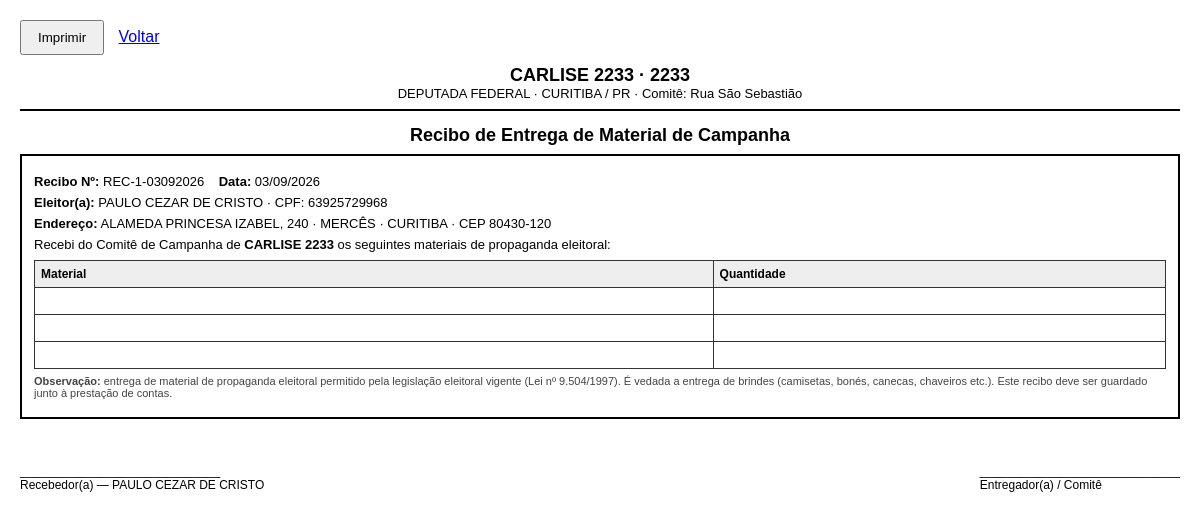
Screenshot of /pessoas/1/imprimir/recibo (signed in) with the database file from the repository.
### tables this page shows
CREATE TABLE candidato (
    id INTEGER PRIMARY KEY AUTOINCREMENT,
    nome_completo TEXT DEFAULT '',
    nome_urna TEXT DEFAULT '',
    cnpj TEXT DEFAULT '',
    cpf TEXT DEFAULT '',
    cargo TEXT DEFAULT 'Deputada Federal',
    numero_candidatura TEXT DEFAULT '',
    partido TEXT DEFAULT '',
    sigla_partido TEXT DEFAULT '',
    coligacao TEXT DEFAULT '',
    municipio TEXT DEFAULT '',
    uf TEXT DEFAULT 'PR',
    data_nascimento TEXT DEFAULT '',
    email TEXT DEFAULT '',
    telefone TEXT DEFAULT '',
    site TEXT DEFAULT '',
    biografia TEXT DEFAULT '',
    ativo INTEGER DEFAULT 1,
    data_cadastro TEXT DEFAULT (datetime('now'))
, comite_endereco TEXT DEFAULT '', comite_telefone TEXT DEFAULT '', comite_cep TEXT DEFAULT '', comite_numero TEXT DEFAULT '', comite_bairro TEXT DEFAULT '', comite_cidade TEXT DEFAULT '', comite_uf TEXT DEFAULT '');

CREATE TABLE pessoas (id INTEGER PRIMARY KEY AUTOINCREMENT, nome TEXT, cpf TEXT UNIQUE, tipo TEXT, funcao TEXT, tratamento TEXT, nascimento TEXT, telefone TEXT, celular TEXT, email TEXT, estado_civil TEXT, endereco TEXT, numero TEXT, bairro TEXT, municipio TEXT, cep TEXT, titulo_eleitor TEXT, zona TEXT, secao TEXT, observacoes TEXT, rg TEXT, complemento TEXT, local_votacao TEXT, data_aniversario TEXT DEFAULT '', demandas TEXT DEFAULT '', categoria TEXT DEFAULT '', observacao TEXT DEFAULT '');

### app.py (the view)
@app.route("/pessoas/<int:pid>/imprimir/recibo")
@login_obrigatorio
def pessoa_imprimir_recibo(pid):
    p = buscar("SELECT * FROM pessoas WHERE id=%s", (pid,))
    if not p:
        flash("Registro nao encontrado.", "erro")
        return redirect(url_for("pessoas"))
    materiais = []
    if _ipp_tem("kits"):
        kits = _ipp_linhas("SELECT * FROM kits WHERE pessoa_id=%s ORDER BY id DESC", (pid,))
        for k in kits:
            itens = _ipp_linhas("SELECT * FROM kit_itens WHERE kit_id=%s ORDER BY id", (k["id"],))
            for it in itens:
                materiais.append({"material": it.get("material") or "", "quantidade": it.get("quantidade") or "", "kit": k.get("nome") or ""})
    return render_template("pessoa_imprimir_recibo.html", p=p, cand=candidato_ativo(),
                           materiais=materiais, data_hoje=_ipp_dt.now().strftime("%d/%m/%Y"))

### app.py (called while the page is built)
def conectar():
    if USAR_PG:
        import psycopg2
        return psycopg2.connect(URL)
    conn = sqlite3.connect(os.path.join(BASE_DIR, "sistema.db"))
    conn.row_factory = sqlite3.Row
    conn.execute("PRAGMA foreign_keys=ON")
    return conn

def get_db():
    if "conn" not in g:
        g.conn = conectar()
    return g.conn

@app.teardown_appcontext
def fechar(exc):
    conn = g.pop("conn", None)
    if conn is not None:
        try:
            conn.commit() if not exc else conn.rollback()
        except Exception:
            pass
        try:
            conn.close()
        except Exception:
            pass

def prep(sql):
    return sql.replace("%s", "?") if not USAR_PG else sql

def executar(sql, params=()):
    cur = get_db().cursor()
    cur.execute(prep(sql), tuple(params))
    return cur

def listar(sql, params=()):
    cur = executar(sql, params)
    linhas = cur.fetchall()
    if not linhas:
        return []
    if isinstance(linhas[0], dict):
        return [dict(l) for l in linhas]
    if hasattr(linhas[0], "keys"):
        return [dict(l) for l in linhas]
    cols = [d[0] for d in cur.description]
    return [dict(zip(cols, l)) for l in linhas]

def buscar(sql, params=()):
    linhas = listar(sql, params)
    return linhas[0] if linhas else None

def login_obrigatorio(f):
    @wraps(f)
    def env(*a, **k):
        if not session.get("user"):
            return redirect(url_for("login"))
        return f(*a, **k)
    return env

def candidato_ativo():
    try:
        return buscar("SELECT * FROM candidato WHERE ativo=1 ORDER BY id DESC LIMIT 1")
    except Exception:
        return None

@app.context_processor
def injeta_candidato():
    return {"cand": candidato_ativo()}

def _ipp_conn():
    conn = _ipp_sq.connect(_IPP_BD)
    conn.row_factory = _ipp_sq.Row
    return conn

def _ipp_tem(tabela):
    try:
        conn = _ipp_conn()
        n = conn.execute("SELECT COUNT(*) FROM sqlite_master WHERE type='table' AND name=?", (tabela,)).fetchone()[0]
        conn.close()
        return n > 0
    except Exception:
        return False

def _ipp_linhas(sql, params=()):
    try:
        conn = _ipp_conn()
        conn.row_factory = _ipp_sq.Row
        rows = [dict(r) for r in conn.execute(sql, params)]
        conn.close()
        return rows
    except Exception:
        return []

### templates/pessoa_imprimir_recibo.html (shortened to what this page needs)
<!DOCTYPE html>
<html lang="pt-BR">
<head><meta charset="utf-8"><title>Recibo eleitoral</title>
</head>
<body>
<div class="no-print"><button onclick="window.print()" style="padding:8px 16px">Imprimir</button> <a href="javascript:history.back()" style="margin-left:10px">Voltar</a></div>
<div class="cab">
  <div class="l1">{{ cand.nome_urna if cand else 'CARLISE 2233' }} &middot; {{ cand.numero_candidatura if cand else '2233' }}</div>
  <div class="l2">{{ cand.cargo if cand else '' }}{% if cand and cand.municipio %} &middot; {{ cand.municipio }}{% endif %}{% if cand and cand.uf %} / {{ cand.uf }}{% endif %}{% if cand and cand.comite_endereco %} &middot; Comitê: {{ cand.comite_endereco }}{% endif %}</div>
</div>
<h2>Recibo de Entrega de Material de Campanha</h2>
<div class="recibo">
  <p><b>Recibo Nº:</b> REC-{{ p.id }}-{{ data_hoje.replace('/','') }} &nbsp;&nbsp; <b>Data:</b> {{ data_hoje }}</p>
  <p><b>Eleitor(a):</b> {{ p.nome or '' }}{% if p.cpf %} &middot; CPF: {{ p.cpf }}{% endif %}</p>
  <p>{% if p.endereco %}<b>Endereço:</b> {{ p.endereco }}{% if p.numero %}, {{ p.numero }}{% endif %}{% if p.bairro %} &middot; {{ p.bairro }}{% endif %}{% endif %}{% if p.municipio %} &middot; {{ p.municipio }}{% endif %}{% if p.uf %} / {{ p.uf }}{% endif %}{% if p.cep %} &middot; CEP {{ p.cep }}{% endif %}</p>
  <p>Recebi do Comitê de Campanha de <b>{{ cand.nome_urna if cand else 'CARLISE 2233' }}</b> os seguintes materiais de propaganda eleitoral:</p>
  {% if materiais %}
  <table>
    <tr><th>Material</th><th>Quantidade</th><th>Kit / Remessa</th></tr>
    {% for m in materiais %}
    <tr><td>{{ m.material or '' }}</td><td>{{ m.quantidade or '' }}</td><td>{{ m.kit or '' }}</td></tr>
    {% endfor %}
  </table>
  {% else %}
  <table>
    <tr><th style="width:60%">Material</th><th>Quantidade</th></tr>
    <tr><td>&nbsp;</td><td>&nbsp;</td></tr>
    <tr><td>&nbsp;</td><td>&nbsp;</td></tr>
    <tr><td>&nbsp;</td><td>&nbsp;</td></tr>
  </table>
  {% endif %}
  <p class="obs"><b>Observação:</b> entrega de material de propaganda eleitoral permitido pela legislação eleitoral vigente (Lei nº 9.504/1997). É vedada a entrega de brindes (camisetas, bonés, canecas, chaveiros etc.). Este recibo deve ser guardado junto à prestação de contas.</p>
</div>
<div class="assin">
  <div>______________________________<br>Recebedor(a) &mdash; {{ p.nome or '' }}</div>
  <div>______________________________<br>Entregador(a) / Comitê</div>
</div>
</body></html>

### templates/pessoa_imprimir_recibo.html (style rules this page uses)
body { font-family: Arial, sans-serif; margin: 20px; color: #000; }
.no-print { margin-bottom: 10px; }
.cab { text-align: center; border-bottom: 2px solid #000; padding-bottom: 8px; margin-bottom: 14px; }
.cab .l1 { font-size: 18px; font-weight: bold; }
.cab .l2 { font-size: 13px; }
h2 { text-align: center; font-size: 18px; margin: 8px 0; }
.recibo { border: 2px solid #000; padding: 12px; font-size: 13px; }
.recibo p { margin: 6px 0; }
table { width: 100%; border-collapse: collapse; font-size: 12px; margin-top: 8px; }
th, td { border: 1px solid #333; padding: 6px; text-align: left; }
th { background: #eee; }
.obs { font-size: 11px; color: #444; margin-top: 10px; }
.assin { display: flex; justify-content: space-between; margin-top: 45px; font-size: 12px; }

### rows the page displays
candidato: nome_urna "CARLISE 2233", numero_candidatura "2233", cargo "DEPUTADA FEDERAL", municipio "CURITIBA", uf "PR", comite_endereco "Rua São Sebastião"
pessoas: id "1", nome "PAULO CEZAR DE CRISTO", cpf "63925729968", endereco "ALAMEDA PRINCESA IZABEL", numero "240", bairro "MERCÊS", municipio "CURITIBA", cep "80430-120"
